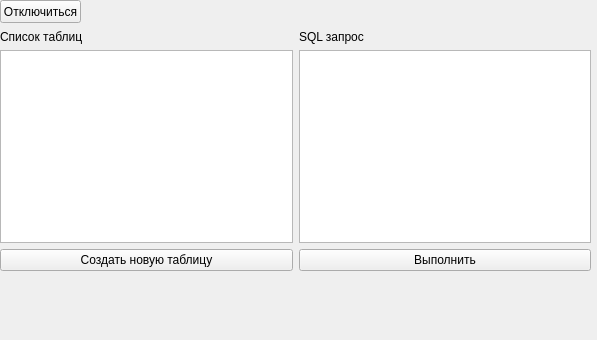
<?xml version="1.0" encoding="UTF-8"?>
<ui version="4.0">
 <class>Form</class>
 <widget class="QWidget" name="Form">
  <property name="geometry">
   <rect>
    <x>0</x>
    <y>0</y>
    <width>597</width>
    <height>340</height>
   </rect>
  </property>
  <property name="windowTitle">
   <string>Form</string>
  </property>
  <widget class="QPushButton" name="closeButton">
   <property name="geometry">
    <rect>
     <x>0</x>
     <y>0</y>
     <width>81</width>
     <height>23</height>
    </rect>
   </property>
   <property name="text">
    <string>Отключиться</string>
   </property>
  </widget>
  <widget class="QWidget" name="horizontalLayoutWidget">
   <property name="geometry">
    <rect>
     <x>0</x>
     <y>30</y>
     <width>591</width>
     <height>241</height>
    </rect>
   </property>
   <layout class="QHBoxLayout" name="horizontalLayout">
    <item>
     <layout class="QVBoxLayout" name="verticalLayout_4">
      <item>
       <widget class="QLabel" name="label_2">
        <property name="text">
         <string>Список таблиц</string>
        </property>
       </widget>
      </item>
      <item>
       <widget class="QListWidget" name="tablesList"/>
      </item>
      <item>
       <widget class="QPushButton" name="addBtn">
        <property name="text">
         <string>Создать новую таблицу</string>
        </property>
       </widget>
      </item>
     </layout>
    </item>
    <item>
     <layout class="QVBoxLayout" name="verticalLayout_3">
      <item>
       <widget class="QLabel" name="label">
        <property name="text">
         <string>SQL запрос</string>
        </property>
       </widget>
      </item>
      <item>
       <widget class="QTextEdit" name="query"/>
      </item>
      <item>
       <widget class="QPushButton" name="execBtn">
        <property name="text">
         <string>Выполнить</string>
        </property>
       </widget>
      </item>
     </layout>
    </item>
   </layout>
  </widget>
 </widget>
 <resources/>
 <connections/>
</ui>
